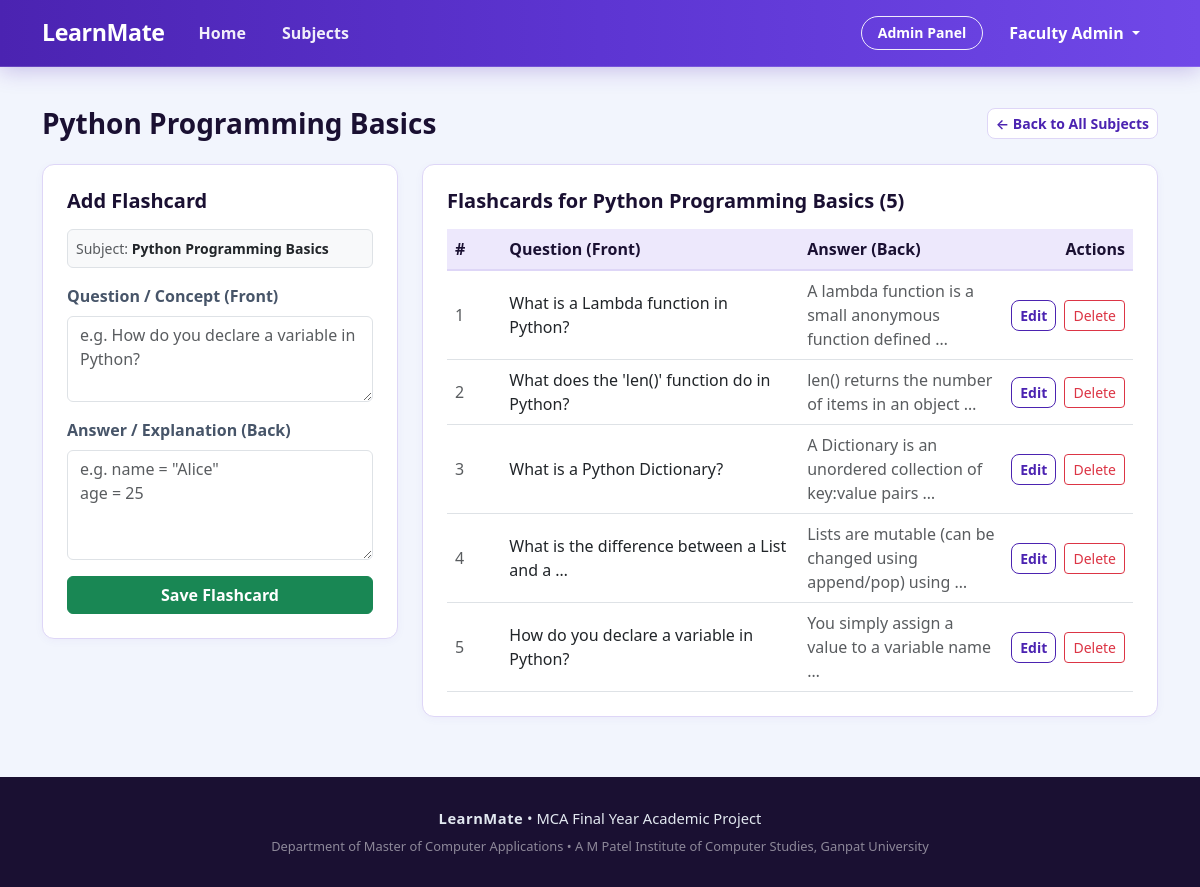
Page /admin-panel/flashcards/subject/1/ (signed in) on the committed database.
### main_app/models.py (models this page shows, shortened)
class Subject(models.Model):
    subject_id = models.AutoField(primary_key=True)
    subject_name = models.CharField(max_length=100)
    description = models.TextField()
    image = models.ImageField(upload_to='subjects/', null=True, blank=True, help_text="Upload subject cover image")
    image_url = models.URLField(max_length=500, null=True, blank=True, help_text="Or paste direct web image URL")
    created_by = models.ForeignKey(User, on_delete=models.CASCADE, related_name='subjects_created')
    created_at = models.DateTimeField(auto_now_add=True)
    class Meta:
        db_table = 'subject'
        verbose_name = 'Subject'
        verbose_name_plural = 'Subjects'

class Flashcard(models.Model):
    flashcard_id = models.AutoField(primary_key=True)
    subject = models.ForeignKey(Subject, on_delete=models.CASCADE, related_name='flashcards')
    question = models.TextField(help_text="Front of flashcard: Question or Concept")
    answer = models.TextField(help_text="Back of flashcard: Explanation or Answer")
    created_by = models.ForeignKey(User, on_delete=models.CASCADE)
    created_at = models.DateTimeField(auto_now_add=True)
    class Meta:
        db_table = 'flashcard'
        verbose_name = 'Flashcard'
        verbose_name_plural = 'Flashcards'

### main_app/views.py (the view)
# urls.py: path('admin-panel/flashcards/subject/<int:subject_id>/', views.admin_subject_flashcards, name='admin_subject_flashcards'),
@login_required
@user_passes_test(is_admin)
def admin_subject_flashcards(request, subject_id):
    subject = get_object_or_404(Subject, subject_id=subject_id)
    flashcards = Flashcard.objects.filter(subject=subject).order_by('-created_at')
    if request.method == 'POST':
        form = FlashcardForm(request.POST)
        if form.is_valid():
            card = form.save(commit=False)
            card.subject = subject
            card.created_by = request.user
            card.save()
            messages.success(request, f"Flashcard added to '{subject.subject_name}' successfully!")
            return redirect('admin_subject_flashcards', subject_id=subject.subject_id)
        else:
            messages.error(request, "Failed to add flashcard. Please check the form errors below.")
    else:
        form = FlashcardForm(initial={'subject': subject})
    return render(request, 'admin_panel/manage_subject_flashcards.html', {
        'subject': subject,
        'flashcards': flashcards,
        'form': form,
    })

### main_app/forms.py
class FlashcardForm(forms.ModelForm):
    class Meta:
        model = Flashcard
        fields = ['subject', 'question', 'answer']
        widgets = {
            'subject': forms.Select(attrs={'class': 'form-select'}),
            'question': forms.Textarea(attrs={'class': 'form-control', 'rows': 3, 'placeholder': 'e.g. How do you declare a variable in Python?'}),
            'answer': forms.Textarea(attrs={'class': 'form-control', 'rows': 4, 'placeholder': 'e.g. name = "Alice"\nage = 25'}),
        }

### main_app/views.py (called while the page is built)
def is_admin(user):
    if not user.is_authenticated:
        return False
    if user.is_superuser or user.is_staff:
        return True
    try:
        return user.profile.role == 'admin'
    except Exception:
        return False

### templates/admin_panel/manage_subject_flashcards.html (shortened to what this page needs)
{% extends 'base.html' %}
{% block content %}
<div class="container py-3">
    <div class="d-flex justify-content-between align-items-center mb-4 flex-wrap gap-2">
        <div>
            <h3 class="fw-bold mb-0">{{ subject.subject_name }}</h3>
        </div>
        <div>
            <a href="{% url 'admin_manage_flashcards' %}" class="btn btn-outline-secondary btn-sm">
                ← Back to All Subjects
            </a>
        </div>
    </div>
    <div class="row g-4">
        <div class="col-lg-4">
            <div class="custom-card p-4">
                <h5 class="fw-bold mb-3">Add Flashcard</h5>
                <div class="p-2 mb-3 bg-light rounded border small">
                    <span class="text-muted">Subject:</span> <strong class="text-dark">{{ subject.subject_name }}</strong>
                </div>
                <form method="POST">
                    <div class="mb-3">
                        <label class="form-label fw-semibold">Question / Concept (Front)</label>
                        {{ form.question }}
                    </div>
                    <div class="mb-3">
                        <label class="form-label fw-semibold">Answer / Explanation (Back)</label>
                        {{ form.answer }}
                    </div>
                    <button type="submit" class="btn btn-success w-100 fw-semibold">
                        Save Flashcard
                    </button>
                </form>
            </div>
        </div>
        <div class="col-lg-8">
            <div class="custom-card p-4">
                <div class="d-flex justify-content-between align-items-center mb-3">
                    <h5 class="fw-bold mb-0">Flashcards for {{ subject.subject_name }} ({{ flashcards.count }})</h5>
                </div>
                <div class="table-responsive">
                    <table class="table table-hover align-middle mb-0">
                        <thead class="table-light">
                            <tr>
                                <th style="width: 8%;">#</th>
                                <th style="width: 44%;">Question (Front)</th>
                                <th style="width: 30%;">Answer (Back)</th>
                                <th class="text-end" style="width: 18%;">Actions</th>
                            </tr>
                        </thead>
                        <tbody>
                            {% for card in flashcards %}
                            <tr>
                                <td class="text-muted">{{ forloop.counter }}</td>
                                <td>{{ card.question|truncatewords:9 }}</td>
                                <td class="text-muted">{{ card.answer|truncatewords:9 }}</td>
                                <td class="text-end text-nowrap">
                                    <a href="{% url 'admin_edit_flashcard' card.flashcard_id %}" class="btn btn-sm btn-outline-primary py-1 px-2 me-1">Edit</a>
                                    <a href="{% url 'admin_delete_flashcard' card.flashcard_id %}" class="btn btn-sm btn-outline-danger py-1 px-2" onclick="return confirm('Are you sure you want to delete this flashcard?');">Delete</a>
                                </td>
                            </tr>
                            {% empty %}
                            <tr>
                                <td colspan="4" class="text-center py-4 text-muted">
                                    No flashcards found for {{ subject.subject_name }}. Add one using the form on the left!
                                </td>
                            </tr>
                            {% endfor %}
                        </tbody>
                    </table>
                </div>
            </div>
        </div>
    </div>
</div>
{% endblock %}

### templates/base.html (shortened to what this page needs)
{% load static %}
<!DOCTYPE html>
<html lang="en">
<head>
    <link href="https://cdn.jsdelivr.net/npm/bootstrap@5.3.0/dist/css/bootstrap.min.css" rel="stylesheet">
    <link rel="stylesheet" href="https://cdn.jsdelivr.net/npm/bootstrap-icons@1.11.3/font/bootstrap-icons.min.css">
    <link rel="stylesheet" href="{% static 'css/style.css' %}?v=8.0">
</head>
<body>
    <nav class="navbar navbar-expand-lg navbar-custom sticky-top">
        <div class="container">
            <a class="navbar-brand" href="{% url 'home' %}">
                LearnMate
            </a>
            <div class="collapse navbar-collapse" id="navbarMain">
                <ul class="navbar-nav me-auto mb-2 mb-lg-0">
                    <li class="nav-item">
                        <a class="nav-link {% if request.resolver_match.url_name == 'home' %}active{% endif %}"
                            href="{% url 'home' %}">Home</a>
                    </li>
                    <li class="nav-item">
                        <a class="nav-link {% if request.resolver_match.url_name == 'courses' or request.resolver_match.url_name == 'course_detail' %}active{% endif %}"
                            href="{% url 'courses' %}">Subjects</a>
                    </li>
                </ul>
                <ul class="navbar-nav ms-auto align-items-center">
                    {% if user.is_authenticated %}
                    {% if user.profile.role == 'admin' or user.is_superuser %}
                    <li class="nav-item me-2">
                        <a class="btn btn-sm btn-outline-primary" href="{% url 'admin_dashboard' %}">
                            Admin Panel
                        </a>
                    </li>
                    {% else %}
                    <li class="nav-item me-2">
                        <a class="btn btn-sm btn-outline-primary" href="{% url 'dashboard' %}">
                            Dashboard
                        </a>
                    </li>
                    {% endif %}
                    <li class="nav-item dropdown">
                        <a class="nav-link dropdown-toggle font-weight-bold" href="#" id="userMenu" role="button"
                            data-bs-toggle="dropdown">
                            {{ user.first_name|default:user.username }}
                        </a>
                    </li>
                    {% endif %}
                </ul>
            </div>
        </div>
    </nav>
    <main class="py-4">
        {% block content %}{% endblock %}
    </main>
    <footer>
        <div class="container text-center">
            <div class="mb-2">
                <span class="fw-bold" style="letter-spacing: 0.5px;">LearnMate</span> • MCA Final Year Academic Project
            </div>
            <div class="small text-white-50">
                Department of Master of Computer Applications • A M Patel Institute of Computer Studies, Ganpat
                University
            </div>
        </div>
    </footer>
</body>
</html>

### static/css/style.css (style rules this page uses)
:root { --color-primary: #4b23b1; --color-primary-dark: #38178a; --color-primary-light: #ede8fc; --color-accent-periwinkle: #6e44e6; --color-dark-heading: #1a1032; --color-body-text: #475569; --color-muted-text: #6b7280; --color-bg-canvas: #f2f5fd; --color-card-surface: #ffffff; --color-border: #ded6f7; --primary-color: #4b23b1; --primary-dark: #38178a; --primary-light: #ede8fc; --secondary-color: #64748b; --accent-color: #6e44e6; --success-color: #10b981; --danger-color: #ef4444; --warning-color: #f59e0b; --background: #f2f5fd; --card-bg: #ffffff; --text-main: #1a1032; --text-body: #475569; --text-muted: #6b7280; --border-color: #ded6f7; }
body { font-family: 'Segoe UI', -apple-system, BlinkMacSystemFont, Roboto, Helvetica, Arial, sans-serif; background-color: var(--background); color: var(--text-body); min-height: 100vh; display: flex; flex-direction: column; }
h1, h2, h3, h4, h5, h6 { color: var(--color-dark-heading); font-weight: 700; }
a { color: var(--color-primary); text-decoration: none; transition: color 0.2s ease; }
main { flex: 1 0 auto; }
.navbar-custom { background: linear-gradient(90deg, #4b23b1 0%, #5d35d2 50%, #7048e8 100%) !important; border-bottom: 1px solid rgba(255, 255, 255, 0.15); box-shadow: 0 4px 20px rgba(75, 35, 177, 0.25); padding-top: 0.65rem; padding-bottom: 0.65rem; }
.navbar-custom .navbar-brand { font-weight: 800; color: #ffffff !important; font-size: 1.45rem; letter-spacing: -0.4px; display: inline-flex; align-items: center; }
.navbar-custom .nav-link { font-weight: 600; color: rgba(255, 255, 255, 0.92) !important; padding: 0.45rem 1rem !important; position: relative; border-radius: 20px; transition: all 0.2s ease; margin: 0 2px; }
.navbar-custom .btn-outline-primary, .navbar-custom .btn-outline-light { color: #ffffff !important; border: 1.5px solid rgba(255, 255, 255, 0.9) !important; background-color: transparent !important; border-radius: 20px !important; font-weight: 600; padding: 0.35rem 1rem !important; transition: all 0.2s ease; }
.navbar-custom .dropdown-toggle { color: #ffffff !important; font-weight: 600; }
.btn-outline-primary { color: var(--color-primary) !important; border-color: var(--color-primary) !important; background-color: transparent !important; font-weight: 600; border-radius: 8px; transition: all 0.2s ease; }
.btn-secondary, .btn-outline-secondary { color: var(--color-primary) !important; border-color: var(--color-border) !important; background-color: #ffffff !important; font-weight: 600; border-radius: 8px; transition: all 0.2s ease; }
.custom-card { background: #ffffff; border: 1.5px solid var(--border-color); border-radius: 12px; box-shadow: 0 2px 10px rgba(75, 35, 177, 0.04); margin-bottom: 20px; }
.table thead.table-light th { background-color: var(--color-primary-light); color: var(--color-dark-heading); font-weight: 700; border-bottom: 2px solid var(--border-color); }
footer { background-color: var(--color-dark-heading); color: #e2e8f0; padding: 30px 0; font-size: 0.92rem; margin-top: auto; }

### rows in the picture
Subject: subject_name "Python Programming Basics"
Flashcard: question "What is a Lambda function in Python?", answer "A lambda function is a small anonymous function defined …"
Flashcard: question "What does the 'len()' function do in Python?", answer "len() returns the number of items in an object …"
Flashcard: question "What is a Python Dictionary?", answer "A Dictionary is an unordered collection of key:value pairs …"
Flashcard: question "What is the difference between a List and a …", answer "Lists are mutable (can be changed using append/pop) using …"
Flashcard: question "How do you declare a variable in Python?", answer "You simply assign a value to a variable name …"

### other values in the picture
{{ user.first_name|default:user.username }} "Faculty Admin"
{{ flashcards.count }} "5"
